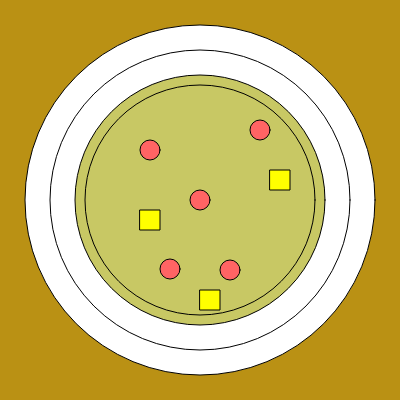
Frame 1 (no input)
Frame 60 (no input): identical to frame 1, image omitted
Frame 120 (the mouse pressed at the canvas centre since frame 60): identical to frame 1, image omitted

The p5.js sketch that drew this single still picture (run headless with seeded random() and noise() and a simulated clock; from frame 60 on, the mouse is pressed at the canvas centre):

// p5.js sketch
// ── sketch.js
function setup(){
	createCanvas(400, 400);
	background(186, 145, 20);
	ellipse(200, 200, 350, 350);
	ellipse(200, 200, 300, 300);

	fill(200, 200, 100);
	ellipse(200, 200, 250, 250);
	ellipse(200, 200, 230, 230);

	fill(255, 100, 100);
	ellipse(150, 150, 20, 20);
	ellipse(230, 270, 20, 20);
	ellipse(260, 130, 20, 20);
	ellipse(200, 200, 20, 20);
	ellipse(170, 269, 20, 20);

	fill(255, 255, 0);
	rect(200, 290, 20, 20);
	rect(140, 210, 20, 20);
	rect(270, 170, 20, 20);
}

function draw(){

}
